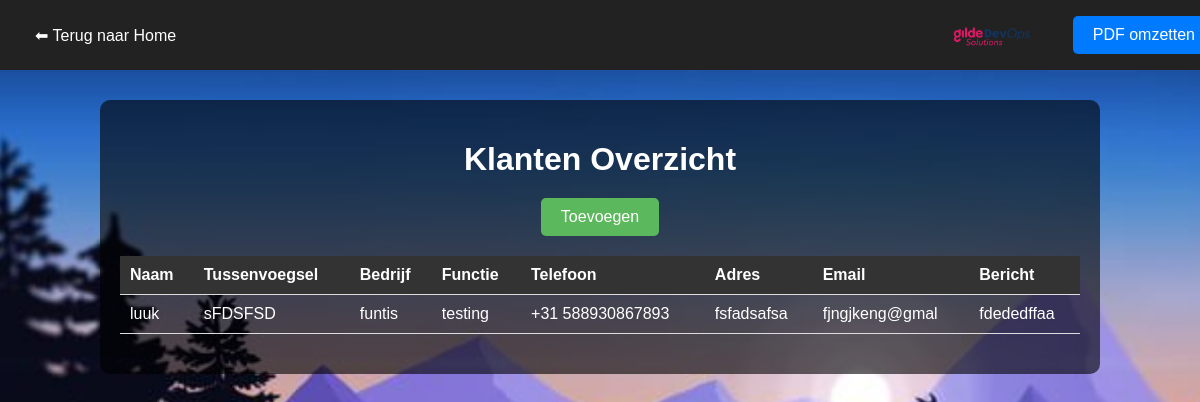
The app's page /klanteninfo.php, older data.
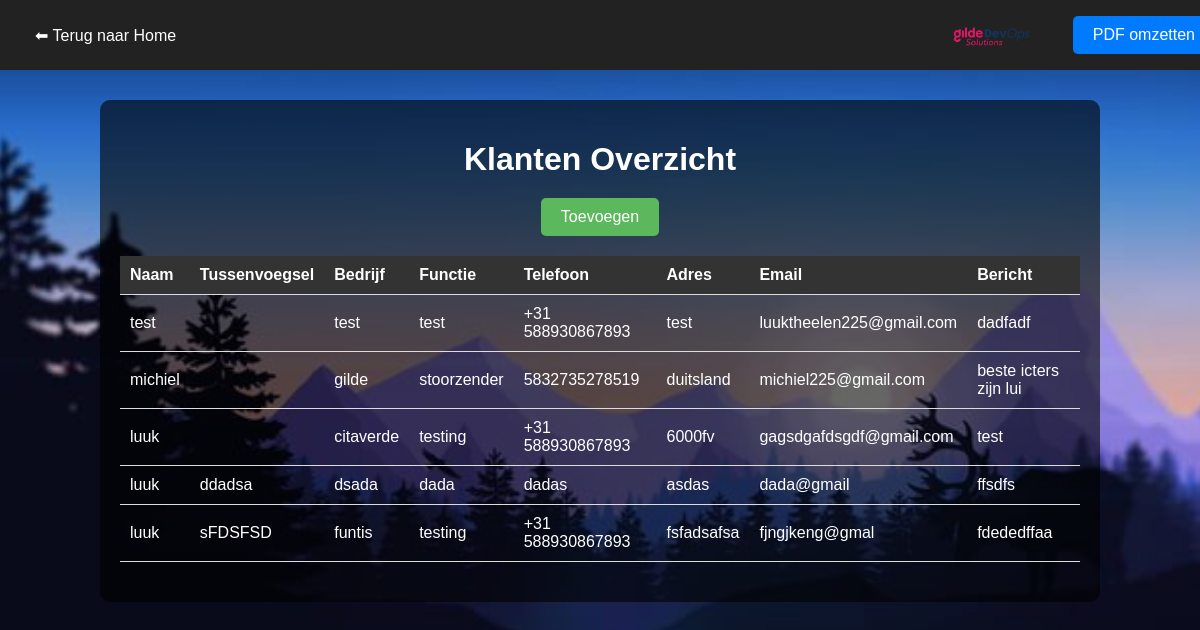
The same page, newer data.
### tables this page shows
CREATE TABLE IF NOT EXISTS `klanten` (
  `id` int NOT NULL AUTO_INCREMENT,
  `naam` varchar(100) NOT NULL,
  `tussenvoegsel` varchar(50) DEFAULT NULL,
  `bedrijf` varchar(100) NOT NULL,
  `functie` varchar(100) NOT NULL,
  `telefoon` varchar(20) NOT NULL,
  `adres` varchar(255) NOT NULL,
  `email` varchar(100) NOT NULL,
  `bericht` text NOT NULL,
  `datum` timestamp NULL DEFAULT CURRENT_TIMESTAMP,
  PRIMARY KEY (`id`),
  UNIQUE KEY `email` (`email`)
);

### klanteninfo.php (the view, shortened to what this page needs)
<?php
require 'config.php';
try {
    $pdo = new PDO("mysql:host=$servername;dbname=$dbname;charset=utf8", $username, $password);
    $pdo->setAttribute(PDO::ATTR_ERRMODE, PDO::ERRMODE_EXCEPTION);
} catch (PDOException $e) {
    die("Fout bij verbinden met database: " . $e->getMessage());
}
?>
<!DOCTYPE html>
<html lang="nl">
<head>
</head>
<body>
<div class="navbar">
    <a href="index.html">⬅ Terug naar Home</a>
    <img src="images/devopslogo.png" alt="Logo">
    <button onclick="window.print()">PDF omzetten</button>
</div>
<div class="container">
    <h1>Klanten Overzicht</h1>
    <div class="add-btn-container">
        <a href="klanten.html"><button class="add-btn">Toevoegen</button></a>
    </div>
    <div style="overflow-x:auto;">
    <table>
        <thead>
            <tr>
                <th>Naam</th>
                <th>Tussenvoegsel</th>
                <th>Bedrijf</th>
                <th>Functie</th>
                <th>Telefoon</th>
                <th>Adres</th>
                <th>Email</th>
                <th>Bericht</th>
            </tr>
        </thead>
        <tbody>
            <?php
            try {
                $sql = "SELECT * FROM klanten";
                $stmt = $pdo->query($sql);
                while ($row = $stmt->fetch(PDO::FETCH_ASSOC)) {
                    echo "<tr>
                            <td>" . htmlspecialchars($row['naam']) . "</td>
                            <td>" . htmlspecialchars($row['tussenvoegsel']) . "</td>
                            <td>" . htmlspecialchars($row['bedrijf']) . "</td>
                            <td>" . htmlspecialchars($row['functie']) . "</td>
                            <td>" . htmlspecialchars($row['telefoon']) . "</td>
                            <td>" . htmlspecialchars($row['adres']) . "</td>
                            <td>" . htmlspecialchars($row['email']) . "</td>
                            <td>" . htmlspecialchars($row['bericht']) . "</td>
                          </tr>";
                }
            } catch (PDOException $e) {
                echo "<tr><td colspan='8'>Er is een fout opgetreden: " . $e->getMessage() . "</td></tr>";
            }
            ?>
        </tbody>
    </table>
    </div>
</div>
</body>
</html>

Row changes from the older to the newer data that the page shows:
added klanten: naam "test", bedrijf "test", functie "test", telefoon "+31 588930867893", adres "test", email "luuktheelen225@gmail.com", bericht "dadfadf"
added klanten: naam "michiel", bedrijf "gilde", functie "stoorzender", telefoon "5832735278519", adres "duitsland", email "michiel225@gmail.com", bericht "beste icters zijn lui"
added klanten: naam "luuk", bedrijf "citaverde", functie "testing", telefoon "+31 588930867893", adres "6000fv", email "gagsdgafdsgdf@gmail.com", bericht "test"
added klanten: naam "luuk", tussenvoegsel "ddadsa", bedrijf "dsada", functie "dada", telefoon "dadas", adres "asdas", email "dada@gmail", bericht "ffsdfs"
